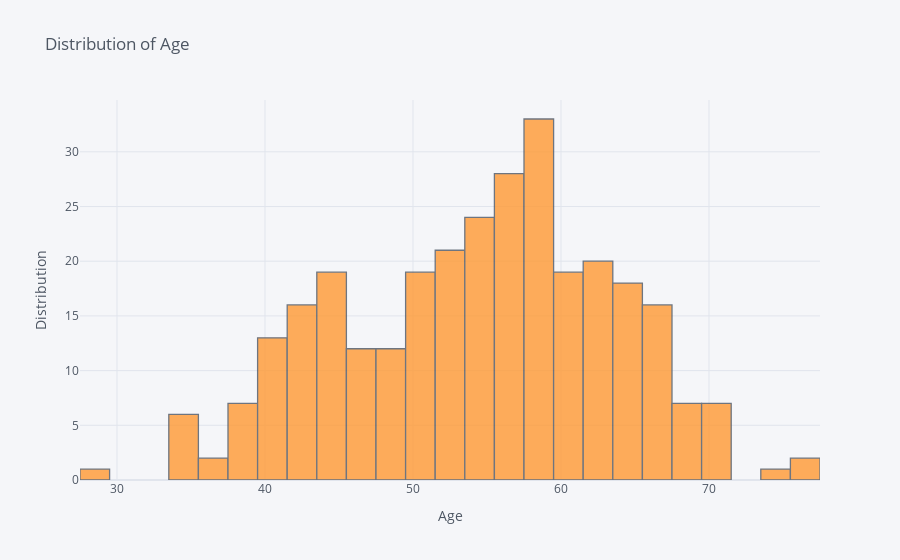

This figure's notebook cell:
### Markdown cell above
The dataset consists of 303 rows and 14 columns.

### Code cell
#Plotting the distribution of age in our dataset
df['age'].iplot(kind = "hist",xTitle = "Age",yTitle = "Distribution",title = "Distribution of Age")

### Figure 1 — Plotly figure (JSON) as saved in the notebook; plotly's stock layout.template omitted (floating-point values rounded to 4 significant figures; data arrays with more than 128 entries replaced by an {"elided": "..."} marker saying what was removed)
{"data": [{"histfunc": "count", "histnorm": "", "marker": {"color": "rgba(255, 153, 51, 1.0)", "line": {"color": "#4D5663", "width": 1.3}}, "name": "age", "opacity": 0.8, "orientation": "v", "type": "histogram", "x": {"elided": "303 int values"}}], "layout": {"barmode": "overlay", "legend": {"bgcolor": "#F5F6F9", "font": {"color": "#4D5663"}}, "paper_bgcolor": "#F5F6F9", "plot_bgcolor": "#F5F6F9", "title": {"font": {"color": "#4D5663"}, "text": "Distribution of Age"}, "xaxis": {"gridcolor": "#E1E5ED", "showgrid": true, "tickfont": {"color": "#4D5663"}, "title": {"font": {"color": "#4D5663"}, "text": "Age"}, "zerolinecolor": "#E1E5ED"}, "yaxis": {"gridcolor": "#E1E5ED", "showgrid": true, "tickfont": {"color": "#4D5663"}, "title": {"font": {"color": "#4D5663"}, "text": "Distribution"}, "zerolinecolor": "#E1E5ED"}}}
